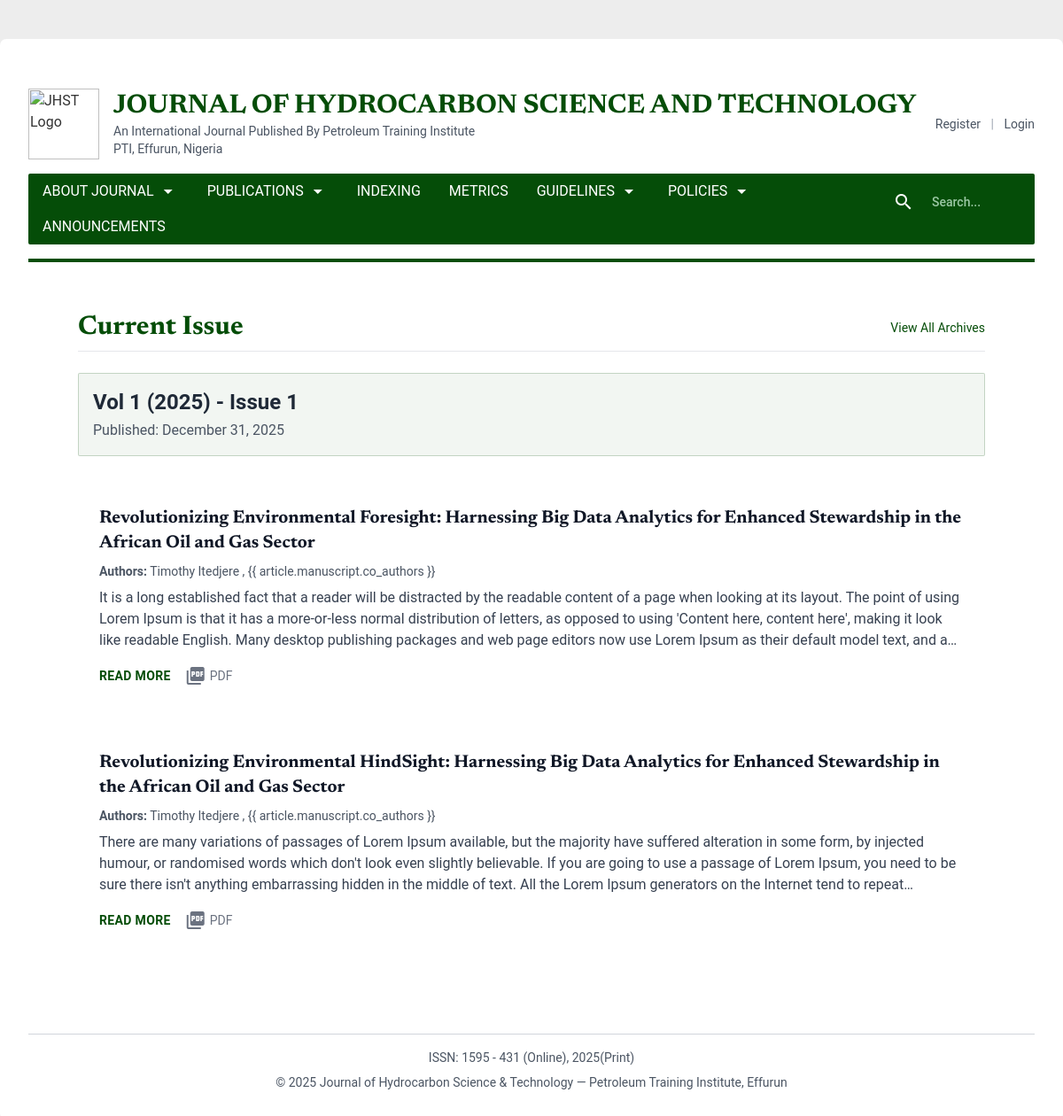
The app's page /publications/current/ with its own data.
### journal/models.py (models this page shows, shortened)
class Issue(models.Model):
    volume = models.ForeignKey(Volume, on_delete=models.CASCADE, related_name='issues')
    number = models.IntegerField()
    publication_date = models.DateField()

class Volume(models.Model):
    number = models.IntegerField()
    year = models.IntegerField()
    def __str__(self):
        return f"Vol {self.number} ({self.year})"

class Article(models.Model):
    manuscript = models.OneToOneField(Manuscript, on_delete=models.CASCADE)
    issue = models.ForeignKey(Issue, on_delete=models.CASCADE, related_name='articles')
    page_start = models.IntegerField(null=True, blank=True)
    page_end = models.IntegerField(null=True, blank=True)
    doi = models.CharField(max_length=100, unique=True, blank=True, null=True)

class Manuscript(models.Model):
    STATUS_CHOICES = [
        ('submitted', 'Submitted'),
        ('under_review', 'Under Review'),
        ('accepted', 'Accepted'),
        ('rejected', 'Rejected'),
        ('published', 'Published'),
    ]
    title = models.CharField(max_length=255)
    abstract = models.TextField()
    file = models.FileField(upload_to='manuscripts/')
    co_authors = models.CharField(max_length=500, blank=True, help_text="Names of co-authors, separated by commas")
    affiliations = models.TextField(blank=True, help_text="Author affiliations")
    author = models.ForeignKey(User, on_delete=models.CASCADE, related_name='manuscripts')
    reviewer = models.ForeignKey(User, on_delete=models.SET_NULL, null=True, blank=True, related_name='assigned_manuscripts')
    submitted_date = models.DateTimeField(auto_now_add=True)
    status = models.CharField(max_length=20, choices=STATUS_CHOICES, default='submitted')
    keywords = models.CharField(max_length=255, help_text="Comma-separated keywords")
    is_paid = models.BooleanField(default=False, help_text="Has the publication fee been paid?")

class User(AbstractUser):
    is_researcher = models.BooleanField(default=False)
    is_reviewer = models.BooleanField(default=False)
    is_editor = models.BooleanField(default=False)
    affiliation = models.CharField(max_length=255, blank=True)
    avatar = models.ImageField(upload_to='avatars/', blank=True, null=True)

### journal/views.py (the view)
# urls.py: path('publications/current/', views.current_issue, name='current_issue'),
def current_issue(request):
    issue = Issue.objects.order_by('-publication_date').first()
    return render(request, 'journal/current_issue.html', {'issue': issue})

### templates/journal/current_issue.html (shortened to what this page needs)
﻿{% extends 'base.html' %} {% block content %}
<section class="max-w-5xl mx-auto py-8">
  <div
    class="flex justify-between items-center mb-6 border-b border-gray-200 pb-2"
  >
    <h1 class="text-3xl font-display font-bold text-primary">Current Issue</h1>
    <a href="{% url 'archives' %}" class="text-sm text-primary hover:underline"
      >View All Archives</a
    >
  </div>
  {% if issue %}
  <div class="mb-8 p-4 bg-primary/5 rounded border border-primary/20">
    <h2 class="text-2xl font-bold text-gray-800 dark:text-gray-100">
      {{ issue.volume }} - Issue {{ issue.number }}
    </h2>
    <p class="text-gray-600 dark:text-gray-400 mt-1">
      Published: {{ issue.publication_date|date:"F d, Y" }}
    </p>
  </div>
  {% if issue.articles.all %}
  <div class="space-y-6">
    {% for article in issue.articles.all %}
    <article
      class="bg-card-light dark:bg-card-dark p-6 rounded hover: transition"
    >
      <h3
        class="text-xl font-bold font-display text-gray-900 dark:text-white mb-2"
      >
        <a
          href="{% url 'article_detail' article.id %}"
          class="hover:text-primary transition"
        >
          {{ article.manuscript.title }}
        </a>
      </h3>
      <p class="text-sm text-gray-600 dark:text-gray-300 mb-2">
        <strong>Authors:</strong> {{ article.manuscript.author.get_full_name }}
        {% if article.manuscript.co_authors %}, {{ article.manuscript.co_authors
        }}{% endif %}
      </p>
      <p class="text-gray-700 dark:text-gray-300 mb-4 line-clamp-3">
        {{ article.manuscript.abstract }}
      </p>
      <div class="flex items-center space-x-4">
        <a
          href="{% url 'article_detail' article.id %}"
          class="text-primary font-bold text-sm uppercase tracking-wide hover:underline"
          >Read More</a
        >
        {% if article.manuscript.file %}
        <a
          href="{{ article.manuscript.file.url }}"
          class="text-gray-500 hover:text-gray-700 dark:hover:text-gray-300 flex items-center text-sm"
          target="_blank"
        >
          <span class="material-icons text-base mr-1">picture_as_pdf</span>
          PDF
        </a>
        {% endif %}
      </div>
    </article>
    {% endfor %}
  </div>
  {% else %}
  <p class="text-gray-600 italic">
    No articles have been assigned to this issue yet.
  </p>
  {% endif %} {% endif %}
</section>
{% endblock %}

### templates/base.html (style rules this page uses)
body { background-color: #ededed !important; }

### records on screen
Issue: volume "Vol 1 (2025)", number "1", publication_date "December 31, 2025"
Article: manuscript "Revolutionizing Environmental Foresight: Harnessing Big Data Analytics for Enhanced Stewardship in the African Oil and Gas Sector", manuscript.author.get_full_name "Timothy Itedjere", shows ", {{ article.manuscript.co_authors }}", manuscript.abstract "It is a long established fact that a reader will be distracted by the readable content of a page when looking at its layout. The point of using Lorem Ipsum is that it has a more-or-less normal distribution of letters, as opposed to using 'Content here, content here', making it look like readable English. Many desktop publishing packages and web page editors now use Lorem Ipsum as their default model text, and…"
Article: manuscript "Revolutionizing Environmental HindSight: Harnessing Big Data Analytics for Enhanced Stewardship in the African Oil and Gas Sector", manuscript.author.get_full_name "Timothy Itedjere", shows ", {{ article.manuscript.co_authors }}", manuscript.abstract "There are many variations of passages of Lorem Ipsum available, but the majority have suffered alteration in some form, by injected humour, or randomised words which don't look even slightly believable. If you are going to use a passage of Lorem Ipsum, you need to be sure there isn't anything embarrassing hidden in the middle of text. All the Lorem Ipsum generators on the Internet tend to…"
